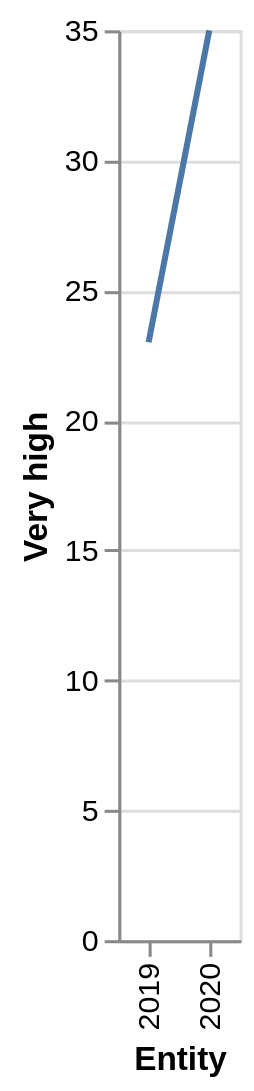

Specify this chart in Vega-Lite:
### Vega-Lite specification from a JSON file in a GitHub repository (floating-point values rounded to 4 significant figures)
{"$schema": "https://vega.github.io/schema/vega-lite/v5.json", "description": "Line chart auto-generated from CSV", "data": {"values": [{"Entity": "2019", "Very high": "23", "High": "64", "Low/Very low": "12"}, {"Entity": "2020", "Very high": "35", "High": "57", "Low/Very low": "8"}]}, "mark": "line", "encoding": {"x": {"field": "Entity", "type": "ordinal"}, "y": {"field": "Very high", "type": "quantitative"}}}
